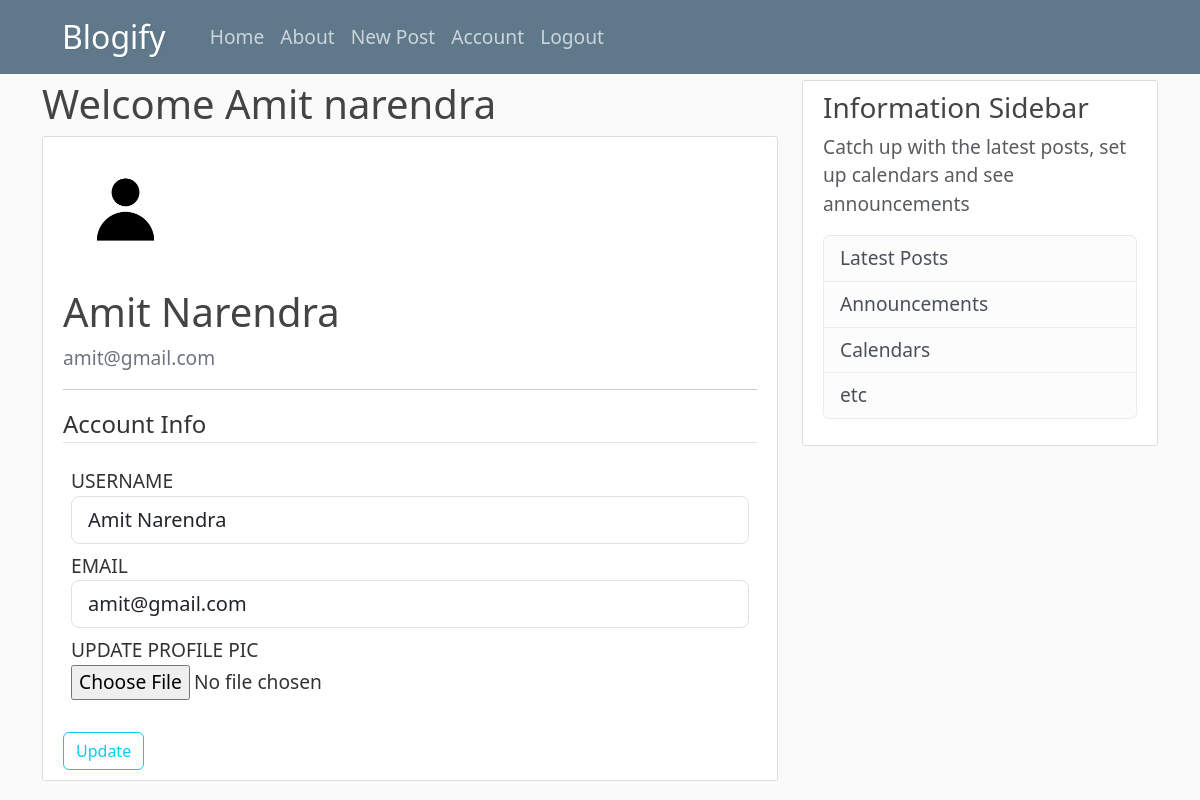
The app's page /account (signed in) with its own data.
### blogify/models.py (models this page shows, shortened)
class User(db.Model, UserMixin):
    id = db.Column(db.Integer, primary_key=True)
    username = db.Column(db.String(20), nullable=False, unique=True)
    email = db.Column(db.String(120), nullable=False, unique=True)
    profile_pic = db.Column(db.String(20), nullable=False, default='default.jpg')
    password = db.Column(db.String(60), nullable=False)
    posts = db.relationship('Post', backref='author', lazy=True)

### blogify/routes.py (the view)
@app.route("/account", methods=['GET', 'POST'])
@login_required
def account():
    form = UpdateAccountForm()
    if form.validate_on_submit():
        if form.picture.data:
            pic_file = save_picture(form.picture.data)
            current_user.profile_pic = pic_file
        current_user.username = form.username.data
        current_user.email = form.email.data
        db.session.commit()
        flash("Your account has been updated successfully!", category='success')
        return redirect(url_for('account'))
    elif request.method == "GET":
        form.username.data = current_user.username
        form.email.data = current_user.email  # Corrected line
    image_file = url_for('static', filename='profile_pics/' + current_user.profile_pic)
    return render_template("account.html", title='Account', image_file=image_file, form=form)

### blogify/forms.py (shortened to what this page needs)
class UpdateAccountForm(FlaskForm):
    username = StringField(
        label='username',
        validators=[DataRequired(), Length(min=5, max=20)]
    )
    email = EmailField(
        label='email',
        validators=[DataRequired()]
    )
    picture = FileField(
        'Update profile pic',
        validators=[FileAllowed(['jpg', 'png', 'jpeg', 'pdf'])]
    )
    submit = SubmitField(label='Update')

### blogify/models.py (called while the page is built)
@login_manager.user_loader
def load_user(user_id: int):
    return User.query.get(int(user_id))

### blogify/templates/account.html (shortened to what this page needs)
{% extends "layout.html" %}
{% block content %}
    <h1> Welcome {{ current_user.username.capitalize() }} </h1>
    <div class="content-section">
        <div class="media">
            <img class="rounded-circle account-img" src="{{ image_file }}">
            <div class="media-body">
            <h2 class="account-heading">{{ current_user.username }}</h2>
            <p class="text-secondary">{{ current_user.email }}</p>
            </div>
        </div>
        <hr>
        <form method="POST" action="" enctype="multipart/form-data">
            <fieldset class="form-group mb-4">
                <legend class="border-bottom mb-4">Account Info</legend>
                <div class="form-group m-2">
                    {{ form.username.label(class="form-control-label").upper() }}
                    {% if form.username.errors %}
                        {{ form.username(class="form-control form-control-lg is-invalid") }}
                        <div class="invalid-feedback">
                            {% for error in form.username.errors %}
                                <span>{{ error }}</span>
                            {% endfor %}
                        </div>
                    {% else %}
                        {{ form.username(class="form-control form-control-lg") }}
                    {% endif %}
                </div>
                <div class="form-group m-2">
                    {{ form.email.label(class="form-control-label").upper() }}
                    {% if form.email.errors %}
                        {{ form.email(class="form-control form-control-lg is-invalid") }}
                        <div class="invalid-feedback">
                            {% for error in form.email.errors %}
                                <span>{{ error }}</span>
                            {% endfor %}
                        </div>
                    {% else %}
                        {{ form.email(class="form-control form-control-lg") }}
                    {% endif %}
                </div>
                <div class="form-group m-2">
                    {{ form.picture.label(class="form-control-label").upper() }}<br>
                    {{ form.picture(class="form-control-file") }}
                </div>
            </fieldset>
            <div class="form-group">
                {{ form.submit(class="btn btn-outline-info") }}
            </div>
        </form>
    </div>
{% endblock content%}

### blogify/static/main.css (style rules this page uses)
body { background: #fafafa; color: #333333; margin-top: 5rem; font-size: larger; }
h1, h2, h3, h4, h5, h6 { color: #444444; }
.content-section { background: #ffffff; padding: 10px 20px; border: 1px solid #dddddd; border-radius: 3px; margin-bottom: 20px; }
.account-img { height: 125px; width: 125px; margin-right: 20px; margin-bottom: 16px; }
.account-heading { font-size: 2.5rem; }

### records on screen
User: username "Amit narendra", username "Amit Narendra", email "amit@gmail.com"
